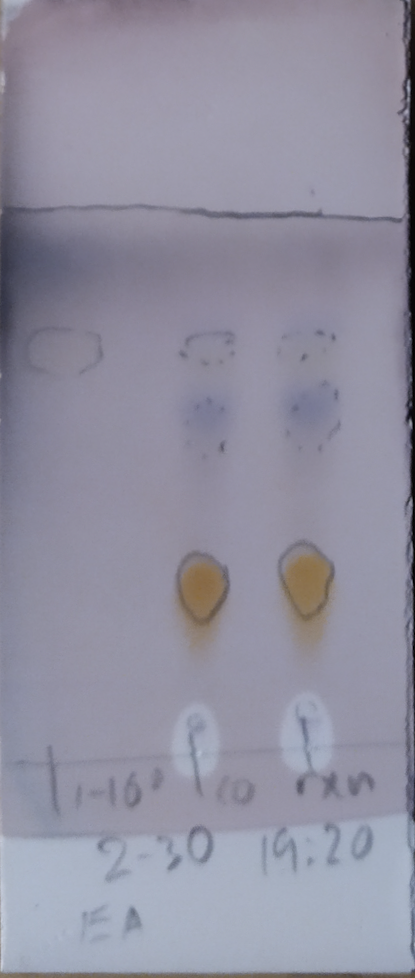
#> input picture dataset_perspective_transformed/001.png, 415 x 978 px; its folder holds only this picture in this run
$ python findSpots.py
#> lines starting #> are read from the running program, lines starting #| are printed output that depends on the picture; after the words box and inside, x2 and y2 are one past the last pixel; in counts of white or black regions, pixels touching at a corner belong together
### utils.py
import cv2 as cv
import numpy as np
from scipy import optimize
import findLine as fl


# [4 lines left out: function imread, not called in this run]


def denoise(src, blur=3):
    blur = cv.medianBlur(src, blur)
    clahe = cv.createCLAHE(clipLimit=2.0, tileGridSize=(8, 8))
    cl = clahe.apply(blur)
    kernel = np.ones((7, 7), np.uint8)
    opening = cv.morphologyEx(cl, op=cv.MORPH_OPEN, kernel=kernel)
    return opening


def binarize(src, blur=3):
    th = cv.adaptiveThreshold(src, 255, cv.ADAPTIVE_THRESH_GAUSSIAN_C, cv.THRESH_BINARY, 11, 2)
    dst = cv.medianBlur(th, blur)
    dst_invert = cv.bitwise_not(dst)
    return dst_invert


# [45 lines left out: functions mask, centre_cnt, fit_circle, not called in this run]

### findLine.py
import numpy as np
import cv2 as cv
from matplotlib import pyplot as plt
import math
import os
from sklearn.cluster import DBSCAN
import utils


def l_eq(line):
    """given 2 points, calculate line equation y=mx+c"""
    points = get_points([line])[0]
    x_coords, y_coords = zip(*points)
    A = np.vstack([x_coords, np.ones(len(x_coords))]).T
    m, c = np.linalg.lstsq(A, y_coords, rcond=None)[0]
    x = w / 2
    y = m * x + c
    return m, c, y


def get_points(lines):
    """calculate startpoint and endpoint by rho and theta"""
    P = None
    for line in lines:
        rho, theta, vote = line
        a = math.cos(theta)
        b = math.sin(theta)
        x0 = a * rho
        y0 = b * rho
        pt1 = (int(x0 + 1000 * (-b)), int(y0 + 1000 * (a)))
        pt2 = (int(x0 - 1000 * (-b)), int(y0 - 1000 * (a)))
        if P is None:
            P = [(pt1, pt2)]
        else:
            P.append((pt1, pt2))
    return P


def k_rep(indices, lines):
    """select representative of cluster k"""
    if len(lines) > 0:
        k_lines = [lines[i] for i in indices]
        if len(k_lines) > 0:
            maxVote = max([l[-1] for l in k_lines])
            for l in k_lines:
                if l[-1] == maxVote:
                    return l
    return None


def optimize_line(lines):
    """average some crossed lines and closed lines"""
    smoothed = []
    optimized = []
    for i, l1 in enumerate(lines):
        if i not in smoothed:
            similar = []
            for j, l2 in enumerate(lines):
                if i == j or (math.fabs(l_eq(l2)[-1] - l_eq(l1)[-1]) < 0.02 * h):
                    smoothed.append(j)
                    similar.append(l2)

            line_arr = np.array([l for l in similar])
            vote = line_arr[:, -1]
            total = np.sum(vote)
            weightByVote = vote / total
            weightedMean = list(weightByVote @ line_arr)
            optimized.append(weightedMean)
    return optimized


def find_objective_lines(lines):
    """find upper and lower bound"""
    Y = [[l_eq(l)[-1], l] for l in lines]
    Y.sort(key=lambda x: x[0])
    gaps = [Y[i + 1][0] - Y[i][0] for i in range(len(Y) - 1)]
    maxGap = max(gaps)
    idx = gaps.index(maxGap)
    return [Y[idx][1], Y[idx + 1][1]]


def hough_line(src):
    binary = utils.binarize(utils.denoise(src))
    global h, w
    h, w = binary.shape
    houghLines = cv.HoughLinesWithAccumulator(binary, 1, np.pi / 180, int(w * 0.4))
    lines = []
    if houghLines is not None:
        for i in range(len(houghLines)):
            theta = houghLines[i][0][1]
            if 5 / 12 <= theta / np.pi <= 7 / 12:  # >= 75 and <= 105 degree
                lines.extend(houghLines[i])

    # dbscan clustering by (rho,theta)

    # rho = math.sqrt(h ** 2 + w ** 2)
    # theta = np.pi
    X = np.array([[l[0], (l[1] / np.pi) * 180] for l in lines])
    db = DBSCAN(eps=math.sqrt(10 ** 2), min_samples=2).fit(X)
    core_indices = set(db.core_sample_indices_)
    labels_ = db.labels_
    K = set(labels_) - {-1}
    K_reps = []
    for k in K:
        k_indices = [i for i, x in enumerate(labels_) if x == k]
        kRep = k_rep(k_indices, lines)
        if kRep is not None:
            K_reps.append(kRep)

    outliers = [lines[i] for i, x in enumerate(labels_) if x == -1]
    optimized_lines = optimize_line(outliers + K_reps)
    objective_lines = find_objective_lines(optimized_lines)
    # points = get_points(objective_lines)
    return objective_lines


# [15 lines that do not run on import are left out]
        # cv.imwrite('lines/' + fileName, im)

### findSpots.py
import os

import cv2 as cv
import numpy as np
import numpy.linalg as la
from matplotlib import pyplot as plt
from scipy import optimize
import math
import findLine as fl


def read(filename):
    im = cv.imread(filename)
    gray = cv.cvtColor(im, cv.COLOR_BGR2GRAY)
    return im, gray


def denoise(src, blur=3):
    blur = cv.medianBlur(src, blur)
    clahe = cv.createCLAHE(clipLimit=2.0, tileGridSize=(8, 8))
    cl = clahe.apply(blur)
    kernel = np.ones((7, 7), np.uint8)
    opening = cv.morphologyEx(cl, op=cv.MORPH_OPEN, kernel=kernel)
    return opening


def binarize(src, blur=3):
    th = cv.adaptiveThreshold(src, 255, cv.ADAPTIVE_THRESH_GAUSSIAN_C, cv.THRESH_BINARY, 11, 2)
    dst = cv.medianBlur(th, blur)
    dst_invert = cv.bitwise_not(dst)
    # plt.imshow(dst_invert, cmap='gray'), plt.title('Threshold'), plt.show()
    return dst_invert


def fit_circle(cnt):
    def off_bound(circle):
        cx, cy, r = circle
        if r < e_radius * min(w, h):
            return True
        if cx - r >= w or cx + r <= 0:
            return True
        if over_line((cx, cy, r)):
            return True
        return False

    def dist(c):
        cx, cy = c
        return np.sqrt(np.power(x - cx, 2) + np.power(y - cy, 2))

    def f(c):
        d = dist(c)
        r = np.mean(d)
        return d - r

    P = cnt.squeeze()
    x, y = P.T
    c = np.mean(P, axis=0)

    output = optimize.leastsq(f, c)
    cx, cy = output[0]
    # print(center)
    r = np.mean(dist((cx, cy)))
    circle = cx, cy, r
    if off_bound(circle):
        return None

    return circle


def opt(contours):
    ratio = []
    circles = []
    counter = 0
    for i, cnt in enumerate(contours):

        circle = fit_circle(cnt)
        circles.append(circle)
        M = cv.moments(cnt)
        if circle is None:
            counter += 1
        if circle is not None and M['m00'] != 0:
            cx, cy, r = circle
            center = np.array([cx, cy])
            c_x = int(M['m10'] / M['m00'])
            c_y = int(M['m01'] / M['m00'])
            centroid = np.array([c_x, c_y])
            L2 = la.norm(centroid - center)
            ratio.append(L2 / r)
        else:
            ratio.append(-1)

    ratio = np.array(ratio)
    bar = np.quantile(ratio[ratio != -1], e_bar)
    indices = np.argwhere((-1 != ratio) & (ratio <= bar)).squeeze().astype(int)
    # indices = ratio[np.argwhere(ratio is not None and ratio<=bar).squeeze()][:,1].astype(int)

    return indices, [circles[i] for i in indices]


def contour(f):
    for filename in f:
        global gray, h, w
        im, gray = read(dirPath + filename)
#> in read, im is the input picture: shape (978, 415, 3); mean B, G, R 160, 143.6, 145.1
        h, w = gray.shape

        binary = binarize(denoise(gray, blur=5))
#> in denoise, `cl = clahe.apply(blur)`:
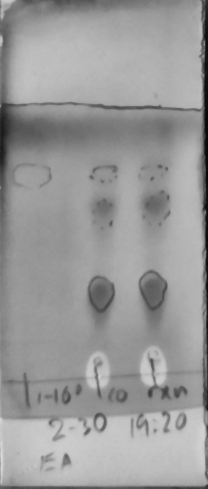
#> cl: shape (978, 415) (shown at 1/2 size); min 4, max 216, mean 153.9
#> in binarize, `th = cv.adaptiveThreshold(src, 255, cv.ADAPTIVE_THRESH_GAUSSIAN_C, cv...`:
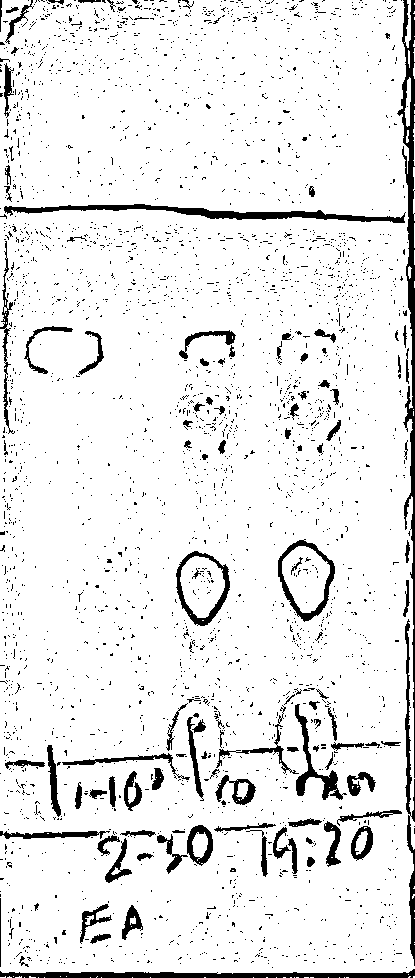
#> th: shape (978, 415); 91.8% white; 3105 black regions (2991 under 20 px), largest, box (x1, y1, x2, y2) and area: (397, 0, 415, 778) 3643, (4, 204, 406, 223) 2249, (0, 969, 415, 978) 2113
        mask = np.zeros(binary.shape, np.uint8)

        contours, hierarchy = cv.findContours(image=binary, mode=cv.RETR_CCOMP, method=cv.CHAIN_APPROX_SIMPLE)
#> contours = 434 contours, 339 with area under 20; largest, box (x1, y1, x2, y2) and area: (278, 540, 335, 621) 3120, (398, 0, 415, 777) 3106, (176, 551, 230, 626) 2840, (281, 545, 331, 614) 2326, (179, 555, 226, 619) 2084

        # draw all contours
        dst = im.copy()
        cv.drawContours(dst, contours, -1, (0, 255, 0), 3)
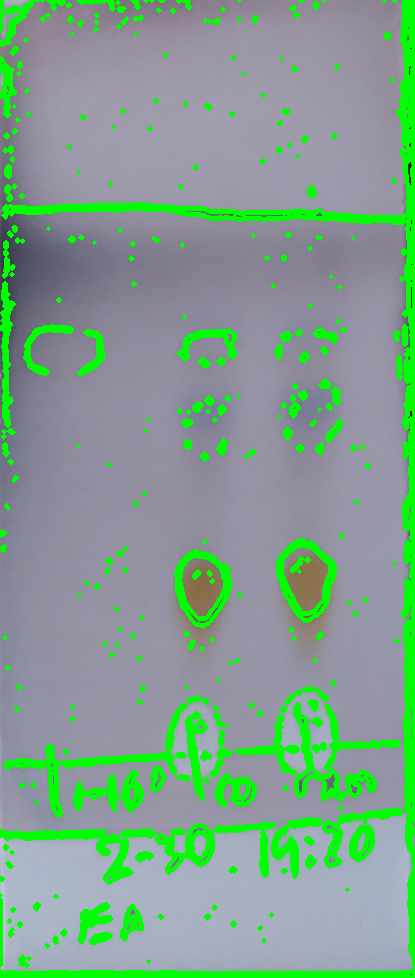
#> dst: shape (978, 415, 3); 12.94% of pixels changed, all inside (x1, y1, x2, y2) = (0, 0, 415, 978)
        # plt.imshow(cv.cvtColor(dst, cv.COLOR_BGR2RGB)), plt.title('all contours'), plt.show()

        # remove contours off boundary
        dst = im.copy()
        v = valid(contours)
#> the loop in valid, `for cnt in contours:` made 434 passes
#> (cx, cy) on pass 2: (26, 964)
#> pass 1, in binarize, `th = cv.adaptiveThreshold(src, 255, cv.ADAPTIVE_THRESH_GAUSSIAN_C, cv...`:
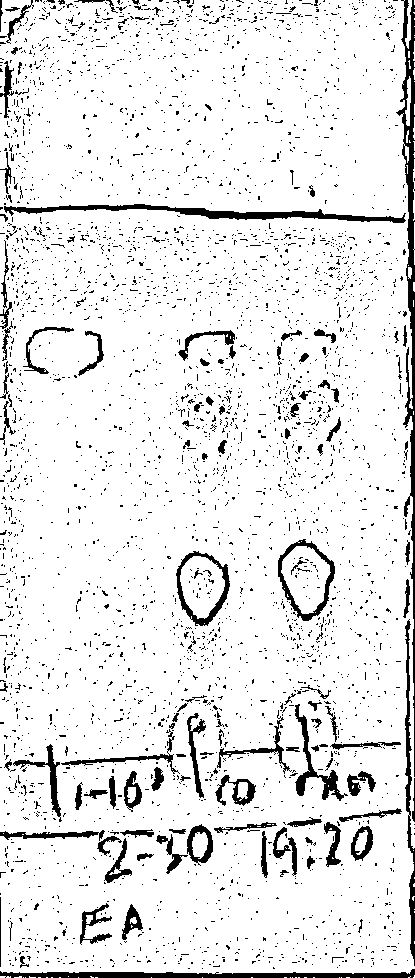
#> th: shape (978, 415); 90.9% white; 3758 black regions (3626 under 20 px), largest, box (x1, y1, x2, y2) and area: (396, 0, 415, 777) 3637, (4, 204, 406, 223) 2182, (0, 969, 415, 978) 2102
        if len(v) != 0:
            contours = v
        cv.drawContours(dst, contours, -1, (0, 255, 0), 3)
        # plt.imshow(cv.cvtColor(dst, cv.COLOR_BGR2RGB)), plt.title('in line contours'), plt.show()

        # remove small and flat contours
        dst = im.copy()
        th = thresholding(contours)
        if th is None:
            print(f'{filename} failed: no potential spots found between upper line and bottom line')
            continue
        contours, rect = thresholding(contours)
        cv.drawContours(dst, contours, -1, (0, 255, 0), 3)
        for r in rect:
            box = cv.boxPoints(r)
            box = np.int0(box)
            cv.drawContours(dst, [box], 0, (0, 0, 255), 2)
#> this loop made 13 passes
#> r on passes 1 to 8: ((199.5, 727.5), (12.73, 8.49), -45), ((199.2, 587.6), (67.98, 56.35), -63.43), ((201, 584.5), (51.62, 54.45), -45), ((305.2, 578.2), (62.23, 68.59), -45), ((305, 578), (53.74, 59.4), -45), ((221.4, 446.4), (13.27, 6.33), -82.87), ((333.9, 430.3), (22.44, 5.42), -50.71), ((293.5, 409.5), (12.07, 6.71), -63.43)
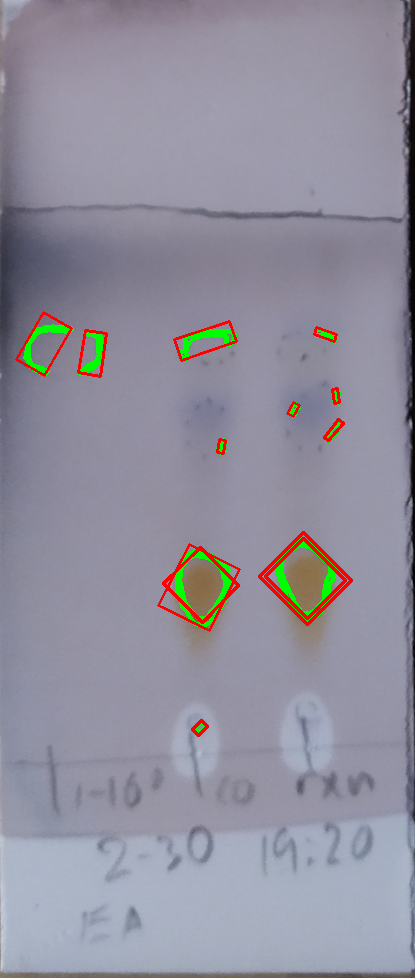
#> dst: shape (978, 415, 3); mean B, G, R 157.2, 143.2, 145.5
        # plt.imshow(cv.cvtColor(dst, cv.COLOR_BGR2RGB)), plt.title('large contours'), plt.show()

        # remove all small arcs
        dst = im.copy()
        indices, circles = opt(contours)
#> the loop in opt, `for i, cnt in enumerate(contours): ` made 13 passes
#> pass 1, in binarize (call 298), `dst = cv.medianBlur(th, blur)`:
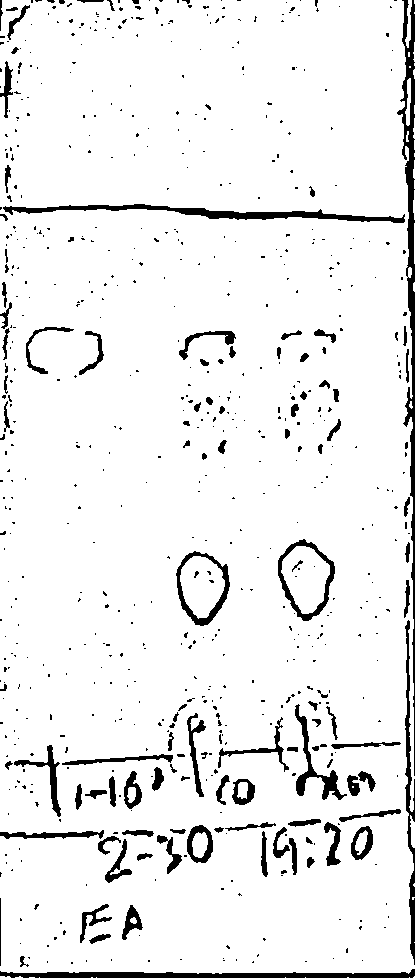
#> dst: shape (978, 415); 93.2% white; 695 black regions (581 under 20 px), largest, box (x1, y1, x2, y2) and area: (397, 0, 415, 776) 3565, (3, 204, 405, 223) 2173, (0, 969, 415, 978) 2148
        rect = [rect[i] for i in indices]
        # rect, circles = NMS(rect,circles)
        indices = NMS(rect,circles)
#> the loop in NMS, `for i, c1 in enumerate(circles[:-1]):` made 10 passes
#> c1 on passes 1 to 8: (198.7, 727.1, 5.55), (201.2, 585.8, 30.69), (201.4, 583.9, 25.65), (305.8, 578.3, 31.78), (306.2, 576.9, 26.75), (222.1, 446.9, 4.4), (293.3, 408.7, 4.54), (211, 360, 28.63)
        # [10 lines of commented-out code are left out]

        dst = im.copy()

        cv.drawContours(dst, [contours[i] for i in indices], -1, (0, 255, 0), 3)
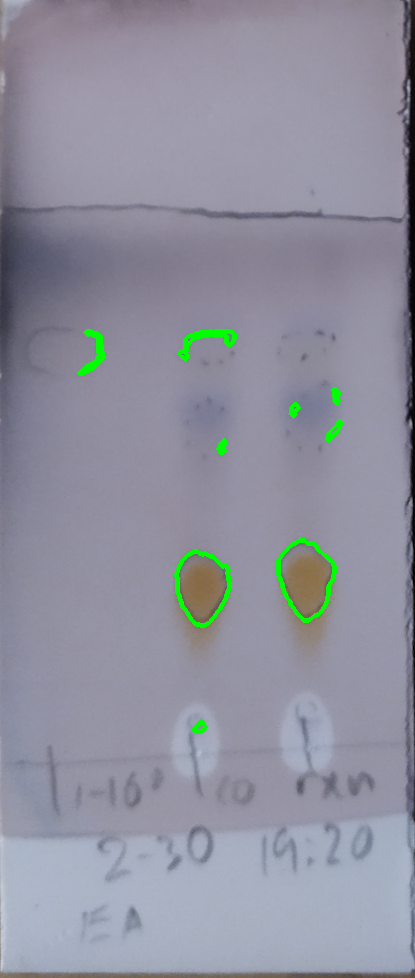
#> dst: shape (978, 415, 3); 0.92% of pixels changed, all inside (x1, y1, x2, y2) = (77, 329, 343, 734)

        plt.imshow(cv.cvtColor(dst, cv.COLOR_BGR2RGB)), plt.title(filename), plt.show()


def NMS(rect, circles):
    indices = range(len(rect))
    # [9 lines of commented-out code are left out]

    similar_circles = []
    for i, c1 in enumerate(circles[:-1]):
        if i in similar_circles:
            continue
        for j, c2 in enumerate(circles[i+1:]):
            if j in similar_circles:
                continue
            if similar_circle(c1,c2):
                similar_circles.append(j+i+1)

    indices = set(indices) - set(similar_circles)
    # print(indices)

    # [rect[i] for i in indices], [circles[i] for i in indices]
    return indices


def similar_circle(c1, c2):
    x1,y1,r1 = c1
    x2,y2,r2 = c2
    d_c = np.linalg.norm(np.array([x1,y1])-np.array([x2,y2]))/min(r1,r2)
    d_r = math.fabs(r1-r2)/min(r1,r2)
    if d_c<0.3 and d_r<0.3:
        return True

    return False


# [12 lines of commented-out code are left out]


def thresholding(contours):
    cntArea = [cv.contourArea(cnt) for cnt in contours]
    th = e_area ** 2 * (w * h)
    largeContours = [contours[i] for i in range(len(cntArea)) if cntArea[i] > th]
    if len(largeContours) < 2:
        return None
    rect = [cv.minAreaRect(cnt) for cnt in largeContours]
    S = np.array([r[1] for r in rect])
    ratio = np.max(S, axis=1) / np.min(S, axis=1)
    rectArea = -S[:, 0] * S[:, 1]
    scaledRatio = (ratio - np.min(ratio)) / (np.max(ratio) - np.min(ratio))
    scaledArea = (rectArea - np.min(rectArea)) / (np.max(rectArea) - np.min(rectArea))

    loss = scaledArea + e_ratio * scaledRatio
    bar = np.quantile(loss, q=e_bar)
    indices = np.argwhere(loss < bar).squeeze().astype(int)

    return [largeContours[i] for i in indices], [rect[i] for i in indices]


def over_line(c, cnt=None):
    if cnt is not None:
        cnt = cnt.squeeze()
    r = 0
    near = False
    if len(c) == 2:
        x, y = c
        near = True
    else:
        x, y, r = c
    u, l = fl.hough_line(gray)
    um, uc, _ = fl.l_eq(u)
    lm, lc, _ = fl.l_eq(l)

    y_u = um * x + uc - r
    y_l = lm * x + lc + r
    if y_l >= y >= y_u:
        if near:
            d = (np.max(cnt, axis=0) - np.min(cnt, axis=0)).reshape(2)
            dy = e_bound * h
            dx = e_bound * w * 2
            if (y_l - dy <= y or y <= y_u + dy) and d[1] < dy:
                return True
            if (x <= dx or x > w - dx) and d[0] < dx:
                return True
        return False
    return True


def valid(contours):
    c = []
    for cnt in contours:
        M = cv.moments(cnt)
        if M['m00'] != 0:
            cx = int(M['m10'] / M['m00'])
            cy = int(M['m01'] / M['m00'])
            if not over_line((cx, cy), cnt=cnt):
                c.append(cnt)
    return c


if __name__ == '__main__':
    # hyper parameters
    e_radius = 1e-2
    e_area = 1e-2
    e_ratio = 0.5
    e_bar = 0.9
    e_bound = 2e-2
    e_err = 0.5

    dirPath = 'dataset_perspective_transformed/'
    f = os.listdir(dirPath)
    # f = ['002.png']
    contour(f)

$ run again, on dataset_perspective_transformed/005.png
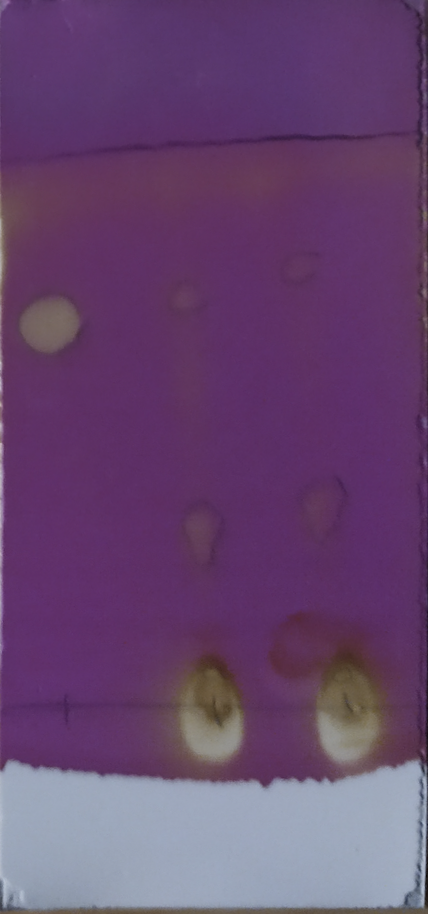
#> input picture dataset_perspective_transformed/005.png, 428 x 914 px
#> in read, im is the input picture: shape (914, 428, 3); mean B, G, R 111.3, 70.1, 103
#> in binarize, `th = cv.adaptiveThreshold(src, 255, cv.ADAPTIVE_THRESH_GAUSSIAN_C, cv...`:
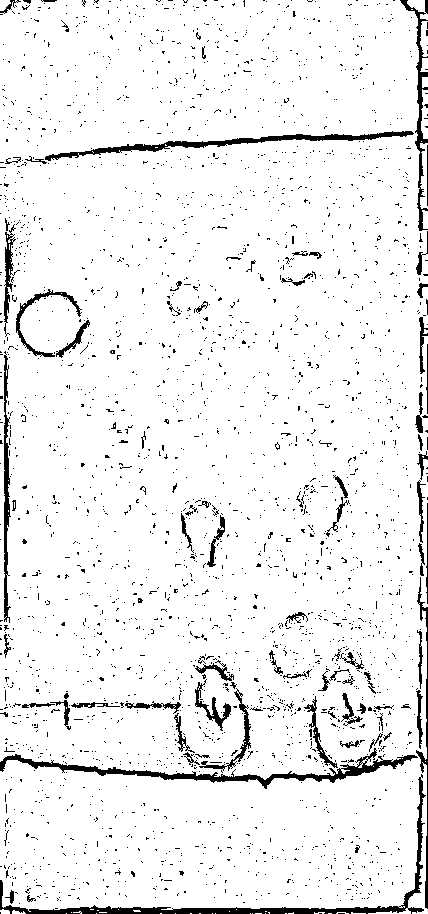
#> th: shape (914, 428); 93.6% white; 2688 black regions (2600 under 20 px), largest, box (x1, y1, x2, y2) and area: (0, 774, 426, 914) 2863, (0, 748, 418, 789) 2508, (45, 131, 414, 161) 1810
#> contours = 443 contours, 391 with area under 20; largest, box (x1, y1, x2, y2) and area: (0, 775, 425, 914) 2366, (0, 749, 417, 789) 2009, (45, 131, 413, 161) 1436, (400, 0, 428, 231) 785, (4, 414, 10, 621) 628
#> the loop in valid, `for cnt in contours:` made 443 passes
#> (cx, cy) on passes 2 to 3: (29, 898), (11, 896)
#> the loop in contour, `for r in rect:` made 10 passes
#> r on passes 1 to 8: ((348, 705.5), (25, 10), -90), ((325.2, 682.6), (15.03, 5.49), -85.91), ((214.9, 669.4), (13.48, 37.63), -74.36), ((350.5, 659), (9.19, 12.02), -45), ((214.6, 546.9), (39.16, 9.09), -73.61), ((184.7, 530.7), (5.94, 32.28), -16.7), ((338.6, 511.6), (18.97, 5.38), -71.57), ((74.35, 340.6), (47.42, 10.19), -47.2)
#> the loop in opt, `for i, cnt in enumerate(contours): ` made 10 passes
#> the loop in NMS, `for i, c1 in enumerate(circles[:-1]):` made 8 passes
#> c1 on passes 1 to 8: (333, 707.8, 16.2), (318.7, 682.6, 8.09), (210, 684.1, 18.79), (349.2, 658.2, 4.33), (251.6, 557.1, 40.74), (353.8, 514.8, 15.86), (29.66, 299.6, 61.28), (50.13, 324.1, 31.61)
#> in contour, `cv.drawContours(dst, [contours[i] for i in indices], -1, (0, 255, 0), 3)`:
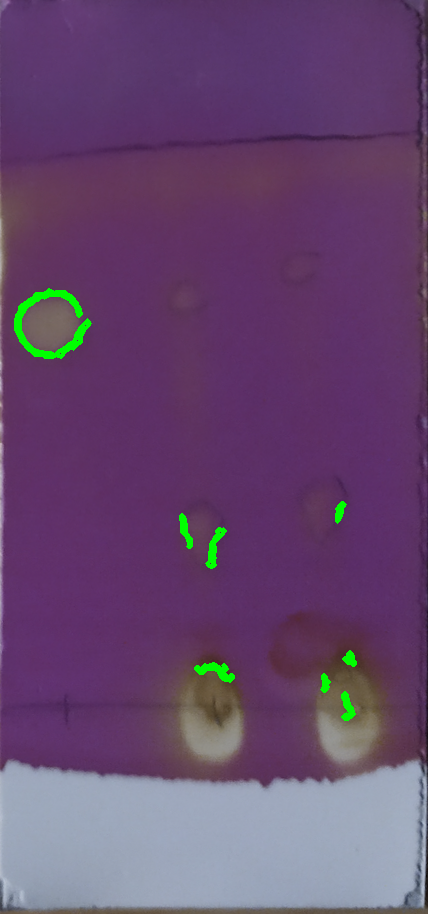
#> dst: shape (914, 428, 3); 0.83% of pixels changed, all inside (x1, y1, x2, y2) = (14, 288, 357, 721)
